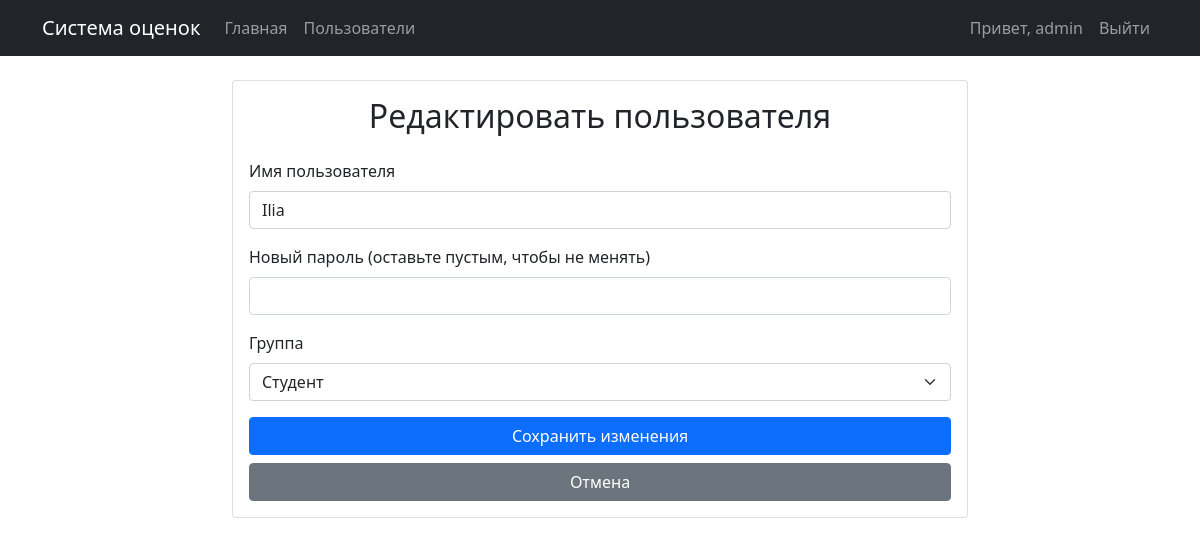
/edit_user/2 (signed in), run on the app's committed database.
### app.py (models this page shows)
class User(UserMixin, db.Model):
    id = db.Column(db.Integer, primary_key=True)
    username = db.Column(db.String(80), unique=True, nullable=False)
    group = db.Column(db.String(20), nullable=False)
    password_hash = db.Column(db.String(120), nullable=False)
    grades = db.relationship('Grade', backref='user', lazy=True)

### app.py (the view, shortened to what this page needs)
@app.route('/edit_user/<int:user_id>', methods=['GET', 'POST'])
@login_required
def edit_user(user_id):
    if current_user.group != 'admin':
        flash('У вас нет прав для выполнения этого действия')
        return redirect(url_for('index'))
    user = User.query.get_or_404(user_id)
    if user.group == 'admin':
        flash('Нельзя редактировать администратора')
        return redirect(url_for('users'))
    return render_template('edit_user.html', user=user)

### app.py (called while the page is built)
@login_manager.user_loader
def load_user(user_id):
    return User.query.get(int(user_id))

### templates/edit_user.html (shortened to what this page needs)
{% extends "base.html" %}
{% block content %}
<div class="row justify-content-center">
    <div class="col-md-8">
        <div class="card">
            <div class="card-body">
                <h2 class="card-title text-center mb-4">Редактировать пользователя</h2>
                <form method="POST">
                    <div class="mb-3">
                        <label for="username" class="form-label">Имя пользователя</label>
                        <input type="text" class="form-control" id="username" name="username" value="{{ user.username }}" required>
                    </div>
                    <div class="mb-3">
                        <label for="password" class="form-label">Новый пароль (оставьте пустым, чтобы не менять)</label>
                        <input type="password" class="form-control" id="password" name="password">
                    </div>
                    <div class="mb-3">
                        <label for="group" class="form-label">Группа</label>
                        <select class="form-select" id="group" name="group" required>
                            <option value="student" {% if user.group == 'student' %}selected{% endif %}>Студент</option>
                        </select>
                    </div>
                    <div class="d-grid gap-2">
                        <button type="submit" class="btn btn-primary">Сохранить изменения</button>
                        <a href="{{ url_for('users') }}" class="btn btn-secondary">Отмена</a>
                    </div>
                </form>
            </div>
        </div>
    </div>
</div>
{% endblock %}

### templates/base.html (shortened to what this page needs)
<!DOCTYPE html>
<html lang="ru">
<head>
    <link href="https://cdn.jsdelivr.net/npm/bootstrap@5.1.3/dist/css/bootstrap.min.css" rel="stylesheet">
</head>
<body>
    <nav class="navbar navbar-expand-lg navbar-dark bg-dark">
        <div class="container">
            <a class="navbar-brand" href="{{ url_for('index') }}">Система оценок</a>
            <div class="collapse navbar-collapse" id="navbarNav">
                <ul class="navbar-nav me-auto">
                    <li class="nav-item">
                        <a class="nav-link" href="{{ url_for('index') }}">Главная</a>
                    </li>
                    {% if current_user.is_authenticated and current_user.group == 'admin' %}
                    <li class="nav-item">
                        <a class="nav-link" href="{{ url_for('users') }}">Пользователи</a>
                    </li>
                    {% endif %}
                </ul>
                <div class="navbar-nav">
                    {% if current_user.is_authenticated %}
                        <span class="nav-item nav-link">Привет, {{ current_user.username }}</span>
                        <a class="nav-item nav-link" href="{{ url_for('logout') }}">Выйти</a>
                    {% else %}
                        <a class="nav-item nav-link" href="{{ url_for('login') }}">Войти</a>
                    {% endif %}
                </div>
            </div>
        </div>
    </nav>
    <div class="container mt-4">
        {% block content %}{% endblock %}
    </div>
</body>
</html>

### data on the page
User: username "admin"
User: username "Ilia", group "Студент"
